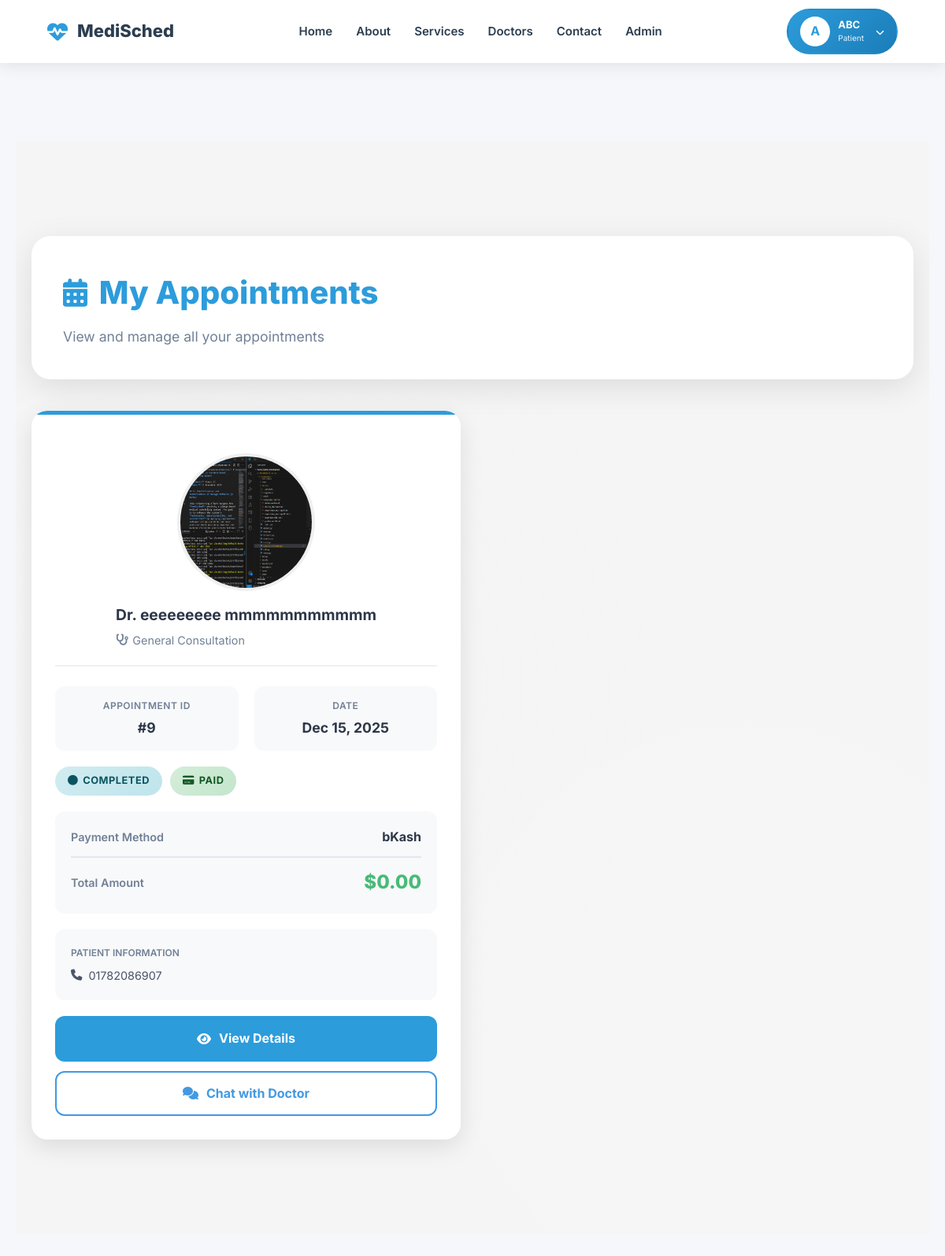
The page /appointment/my-appointments/ (signed in) on the database its author committed.
### users/models.py (models this page shows, shortened)
class CustomUser(AbstractUser):
    ROLE_PATIENT = 'patient'
    ROLE_DOCTOR = 'doctor'
    ROLE_CHOICES = [
        (ROLE_PATIENT, 'Patient'),
        (ROLE_DOCTOR, 'Doctor'),
    ]
    role = models.CharField(max_length=10, choices=ROLE_CHOICES, default=ROLE_PATIENT)
    phone = models.CharField(max_length=20, blank=True)
    location = models.CharField(max_length=150, blank=True)

### appointment/models.py (models this page shows, shortened)
class Appointment(models.Model):
    APPOINTMENT_STATUS = (
        ('pending', 'Pending'),
        ('confirmed', 'Confirmed'),
        ('completed', 'Completed'),
        ('cancelled', 'Cancelled'),
    )
    PAYMENT_STATUS = (
        ('pending', 'Pending'),
        ('paid', 'Paid'),
        ('failed', 'Failed'),
        ('refunded', 'Refunded'),
    )
    PAYMENT_METHODS = (
        ('bkash', 'bKash'),
        ('nagad', 'Nagad'),
        ('card', 'Card'),
        ('mobile_banking', 'Mobile Banking'),
    )
    CONSULTATION_TYPES = (
        ('instant', 'Instant Video Consultation'),
        ('scheduled', 'Scheduled Appointment'),
    )
    patient = models.ForeignKey(settings.AUTH_USER_MODEL, on_delete=models.CASCADE, related_name='appointments')
    doctor = models.ForeignKey(Doctor, on_delete=models.CASCADE, related_name='appointments')
    patient_phone = models.CharField(max_length=15)
    patient_name = models.CharField(max_length=100, blank=True)
    patient_age = models.PositiveIntegerField(null=True, blank=True)
    patient_gender = models.CharField(max_length=10, choices=[('male', 'Male'), ('female', 'Female'), ('other', 'Other')], blank=True)
    appointment_type = models.CharField(max_length=20, choices=CONSULTATION_TYPES, default='scheduled')
    consultation_type = models.CharField(max_length=20, choices=[('general', 'General'), ('special', 'Special')])
    appointment_date = models.DateTimeField(null=True, blank=True)
    preferred_time = models.CharField(max_length=50, blank=True)
    completed_at = models.DateTimeField(null=True, blank=True, verbose_name='Marked as completed on')
    completed_by_doctor = models.BooleanField(default=False, verbose_name='Marked as completed by doctor')
    cancellation_reason = models.TextField(blank=True, verbose_name='Reason for cancellation')
    cancelled_at = models.DateTimeField(null=True, blank=True)
    actual_start_time = models.DateTimeField(null=True, blank=True, verbose_name='Actual consultation start time')
    actual_end_time = models.DateTimeField(null=True, blank=True, verbose_name='Actual consultation end time')
    consultation_duration = models.PositiveIntegerField(default=0, verbose_name='Consultation duration (minutes)')
    doctor_notes = models.TextField(blank=True, verbose_name='Doctor notes after consultation')
    follow_up_required = models.BooleanField(default=False)
    follow_up_date = models.DateTimeField(null=True, blank=True)
    follow_up_notes = models.TextField(blank=True)
    consultation_fee = models.DecimalField(max_digits=10, decimal_places=2, default=0)
    vat_amount = models.DecimalField(max_digits=10, decimal_places=2, default=0)
    platform_fee = models.DecimalField(max_digits=10, decimal_places=2, default=29.00)
    total_amount = models.DecimalField(max_digits=10, decimal_places=2, default=0)
    payment_method = models.CharField(max_length=20, choices=PAYMENT_METHODS, blank=True, null=True)
    payment_status = models.CharField(max_length=20, choices=PAYMENT_STATUS, default='pending')
    transaction_id = models.CharField(max_length=100, blank=True)
    status = models.CharField(max_length=20, choices=APPOINTMENT_STATUS, default='pending')
    symptoms = models.TextField(blank=True)
    previous_prescriptions = models.FileField(upload_to='prescriptions/', blank=True, null=True)
    patient_test_reports = models.FileField(upload_to='test_reports/', blank=True, null=True, verbose_name='Test Reports')
    created_at = models.DateTimeField(auto_now_add=True)
    updated_at = models.DateTimeField(auto_now=True)

### doctor/models.py (models this page shows, shortened)
class Doctor(models.Model):
    user = models.OneToOneField(CustomUser, on_delete=models.CASCADE, related_name='doctor_profile')
    about = models.TextField(blank=True, null=True)
    bmdc_number = models.CharField(max_length=255, blank=True, null=True)
    qualification = models.CharField(max_length=255, blank=True, null=True)
    total_experience = models.PositiveIntegerField(default=0)  # Only non-negative numbers
    working_hours = models.JSONField(blank=True, null=True)  # e.g., {"Mon": "9-5", "Tue": "10-4"}
    profile_image = models.ImageField(upload_to='doctor_profiles/', blank=True, null=True)
    is_verified = models.BooleanField(default=False)
    rating = models.DecimalField(max_digits=3, decimal_places=2, default=0.0, blank=True, null=True)
    total_reviews = models.PositiveIntegerField(default=0)
    division = models.ForeignKey(Division, on_delete=models.SET_NULL, null=True, blank=True)
    district = models.ForeignKey(District, on_delete=models.SET_NULL, null=True, blank=True)
    upazila = models.ForeignKey(Upazila, on_delete=models.SET_NULL, null=True, blank=True)
    departments = models.ManyToManyField(Department, through='DoctorSpecializationDepartment', blank=True)
    symptoms = models.ManyToManyField(Symptom, through='DoctorSpecializationSymptom', blank=True)

### appointment/views.py (the view)
# urls.py: path('appointments/', views.appointment_list, name='appointment_list'),
@login_required
def appointment_list(request):
    appointments = Appointment.objects.filter(patient=request.user).order_by('-created_at')
    context = {
        'appointments': appointments,
    }
    return render(request, 'appointment/list.html', context)

### appointment/templates/appointment/list.html (shortened to what this page needs)
{% extends 'base.html' %}
{% load static %}
{% block content %}
<div class="appointments-wrapper">
    <div class="appointments-container">
        <div class="page-header">
            <div class="header-content">
                <h2>
                    <i class="fas fa-calendar-alt"></i>
                    My Appointments
                </h2>
                <p>View and manage all your appointments</p>
            </div>
        </div>
        {% if appointments %}
        <div class="appointments-grid">
            {% for appointment in appointments %}
            <div class="appointment-card">
                <div class="doctor-info">
                    {% if appointment.doctor.profile_image %}
                        <img src="{{ appointment.doctor.profile_image.url }}"
                             alt="Dr. {{ appointment.doctor.user.get_full_name }}"
                             class="doctor-avatar">
                    {% else %}
                        <div class="doctor-avatar-placeholder">
                            <i class="fas fa-user-md"></i>
                        </div>
                    {% endif %}
                    <div class="doctor-details">
                        <h6>Dr. {{ appointment.doctor.user.get_full_name }}</h6>
                        <small>
                            <i class="fas fa-stethoscope"></i>
                            {{ appointment.consultation_type|title }} Consultation
                        </small>
                    </div>
                </div>
                <div class="appointment-details">
                    <div class="detail-item">
                        <small>Appointment ID</small>
                        <strong>#{{ appointment.id }}</strong>
                    </div>
                    <div class="detail-item">
                        <small>Date</small>
                        <strong>{{ appointment.created_at|date:"M d, Y" }}</strong>
                    </div>
                </div>
                <div class="status-container">
                    <span class="status-badge status-{{ appointment.status }}">
                        <i class="fas fa-circle"></i>
                        {{ appointment.get_status_display }}
                    </span>
                    <span class="status-badge status-{{ appointment.payment_status }}">
                        <i class="fas fa-credit-card"></i>
                        {{ appointment.get_payment_status_display }}
                    </span>
                </div>
                <div class="payment-info">
                    <div class="payment-row">
                        <span class="payment-label">Payment Method</span>
                        <span class="payment-value">{{ appointment.get_payment_method_display|default:"Demo Payment" }}</span>
                    </div>
                    <div class="payment-row">
                        <span class="payment-label">Total Amount</span>
                        <span class="payment-amount">${{ appointment.total_amount|floatformat:2 }}</span>
                    </div>
                </div>
                <div class="patient-info">
                    <small>Patient Information</small>
                    <div class="patient-contact">
                        <i class="fas fa-phone"></i>
                        {{ appointment.patient_phone }}
                    </div>
                </div>
                <div class="action-buttons">
                    <a href="{% url 'appointment:confirmation' appointment.id %}" class="btn-action btn-view">
                        <i class="fas fa-eye"></i> View Details
                    </a>
                    <a href="{% url 'communication:chat_detail' appointment.id %}" class="btn-action btn-chat">
                        <i class="fas fa-comments"></i> Chat with Doctor
                    </a>
                </div>
            </div>
            {% endfor %}
        </div>
        {% endif %}
    </div>
</div>
{% endblock %}

### home/templates/base.html (shortened to what this page needs)
{% load static %}
<!DOCTYPE html>
<html lang="en">
<head>
    <link href="https://cdnjs.cloudflare.com/ajax/libs/font-awesome/6.4.0/css/all.min.css" rel="stylesheet">
    <link rel="stylesheet" href="{% static 'home/css/style.css' %}">
</head>
<body>
    <nav class="navbar" id="navbar">
        <a href="{% url 'home:index' %}" class="logo">
            <i class="fas fa-heartbeat"></i>
            <span>MediSched</span>
        </a>
        <ul class="nav-menu" id="navMenu">
            <li><a href="{% url 'home:index' %}#home">Home</a></li>
            <li><a href="{% url 'home:index' %}#about">About</a></li>
            <li><a href="{% url 'home:index' %}#services">Services</a></li>
            <li><a href="{% url 'home:all_doctors' %}">Doctors</a></li>
            <li><a href="{% url 'home:index' %}#contact">Contact</a></li>
            <li><a href="/adminapp/">Admin</a></li>
        </ul>
        <div class="nav-buttons">
            {% if user.is_authenticated %}
                <div class="profile-dropdown" id="profileDropdown">
                    <div class="profile-trigger" onclick="toggleDropdown()">
                        <div class="profile-avatar">
                            {{ user.first_name.0|default:user.username.0|upper }}
                        </div>
                        <div class="profile-info">
                            <span class="profile-name">
                                {{ user.first_name|default:user.username|truncatechars:15 }}
                            </span>
                            <span class="profile-role">{{ user.role }}</span>
                        </div>
                        <i class="fas fa-chevron-down profile-arrow"></i>
                    </div>
                </div>
            {% endif %}
        </div>
    </nav>
    <main id="mainContent">
        {% block content %}
        {% endblock %}
    </main>
</body>
</html>

### home/static/home/css/style.css (style rules this page uses)
* { margin: 0; padding: 0; box-sizing: border-box; }
:root { --primary-blue: #2D9CDB; --success-green: #27AE60; --accent-yellow: #F2C94C; --warm-orange: #F2994A; --neutral-bg: #F9FAFB; --dark: #1A202C; --gray: #64748B; --light-gray: #E2E8F0; --white: #FFFFFF; }
body { font-family: 'Inter', -apple-system, BlinkMacSystemFont, 'Segoe UI', sans-serif; line-height: 1.6; color: var(--dark); overflow-x: hidden; background: var(--neutral-bg); margin: 0; padding: 0; }
html { scroll-behavior: smooth; margin: 0; padding: 0; }
.navbar { position: fixed; top: 0; left: 0; right: 0; background: var(--white); display: flex; justify-content: space-between; align-items: center; z-index: 1000; transition: all 0.3s ease; padding: 0 5%; }
.logo { font-size: 1.8rem; font-weight: 800; color: var(--primary-blue); display: flex; align-items: center; gap: 0.5rem; text-decoration: none; }
.logo i { font-size: 2rem; }
.nav-menu { display: flex; list-style: none; gap: 2.5rem; align-items: center; }
.nav-menu a { text-decoration: none; color: var(--dark); font-weight: 500; transition: color 0.3s; position: relative; }
.nav-menu a::after { content: ''; position: absolute; bottom: -5px; left: 0; width: 0; height: 2px; background: var(--primary-blue); transition: width 0.3s; }
.nav-buttons { display: flex; gap: 1rem; align-items: center; }
.doctor-info { padding: 1.5rem; flex-grow: 1; display: flex; flex-direction: column; justify-content: space-between; }

### home/templates/base.html (style rules this page uses)
* { margin: 0; padding: 0; box-sizing: border-box; -webkit-tap-highlight-color: transparent; }
:root { --primary-color: #2D9CDB; --secondary-color: #27AE60; --dark-color: #2C3E50; --light-color: #F8F9FA; --danger-color: #E53E3E; --border-radius: 12px; --box-shadow: 0 4px 20px rgba(0, 0, 0, 0.1); --transition: all 0.3s ease; }
html { scroll-behavior: smooth; -webkit-text-size-adjust: 100%; }
body { font-family: 'Inter', sans-serif; line-height: 1.6; color: #333; background: #f5f7fa; margin: 0; padding: 0; overflow-x: hidden; width: 100%; -webkit-font-smoothing: antialiased; -moz-osx-font-smoothing: grayscale; }
.navbar { position: fixed; top: 0; left: 0; right: 0; width: 100%; height: 70px; z-index: 1000; background: white; box-shadow: 0 2px 20px rgba(0, 0, 0, 0.1); display: flex; align-items: center; justify-content: space-between; padding: 0 20px; }
.logo { display: flex; align-items: center; gap: 12px; text-decoration: none; color: var(--dark-color); font-weight: 800; font-size: 22px; z-index: 1002; flex-shrink: 0; }
.logo i { color: var(--primary-color); font-size: 26px; }
.nav-menu { display: flex; list-style: none; gap: 30px; margin: 0; padding: 0; align-items: center; }
.nav-menu li { display: inline-block; }
.nav-menu a { text-decoration: none; color: var(--dark-color); font-weight: 600; font-size: 15px; padding: 8px 0; position: relative; }
.nav-menu a::after { content: ''; position: absolute; bottom: 0; left: 0; width: 0; height: 2px; background: var(--primary-color); transition: width 0.3s ease; }
.nav-buttons { display: flex; align-items: center; gap: 15px; z-index: 1002; flex-shrink: 0; }
.profile-dropdown { position: relative; }
.profile-trigger { display: flex; align-items: center; gap: 10px; background: linear-gradient(135deg, var(--primary-color) 0%, #1a7db8 100%); border-radius: 50px; cursor: pointer; border: 2px solid transparent; min-height: 44px; }
.profile-avatar { width: 36px; height: 36px; min-width: 36px; border-radius: 50%; background: white; color: var(--primary-color); display: flex; align-items: center; justify-content: center; font-weight: 700; font-size: 16px; border: 2px solid rgba(255, 255, 255, 0.5); }
.profile-info { display: flex; flex-direction: column; color: white; }
.profile-name { font-weight: 700; font-size: 13px; line-height: 1.2; white-space: nowrap; }
.profile-role { font-size: 10px; opacity: 0.9; text-transform: capitalize; white-space: nowrap; }
.profile-arrow { color: white; font-size: 11px; transition: transform 0.3s ease; margin-left: 5px; }
main { min-height: calc(100vh - 70px); margin-top: 70px; padding: 20px; width: 100%; }
@media (min-width: 992px) { .navbar { height: 80px; padding: 0 5%; } }
@media (min-width: 992px) { .nav-menu { gap: 30px; } }
@media (min-width: 992px) { .profile-trigger { padding: 8px 15px; } }
@media (min-width: 992px) { .profile-avatar { width: 38px; height: 38px; } }
@media (min-width: 992px) { main { margin-top: 80px; min-height: calc(100vh - 80px); } }

### rows shown on the page
CustomUser: first_name.0 "A", first_name "ABC", role "Patient"
Appointment: doctor.profile_image (picture), doctor.user.get_full_name "eeeeeeeee mmmmmmmmmmm", consultation_type "General", id "9", created_at "Dec 15, 2025", status "COMPLETED", payment_status "PAID", payment_method "bKash", total_amount "0.00", patient_phone "01782086907"
